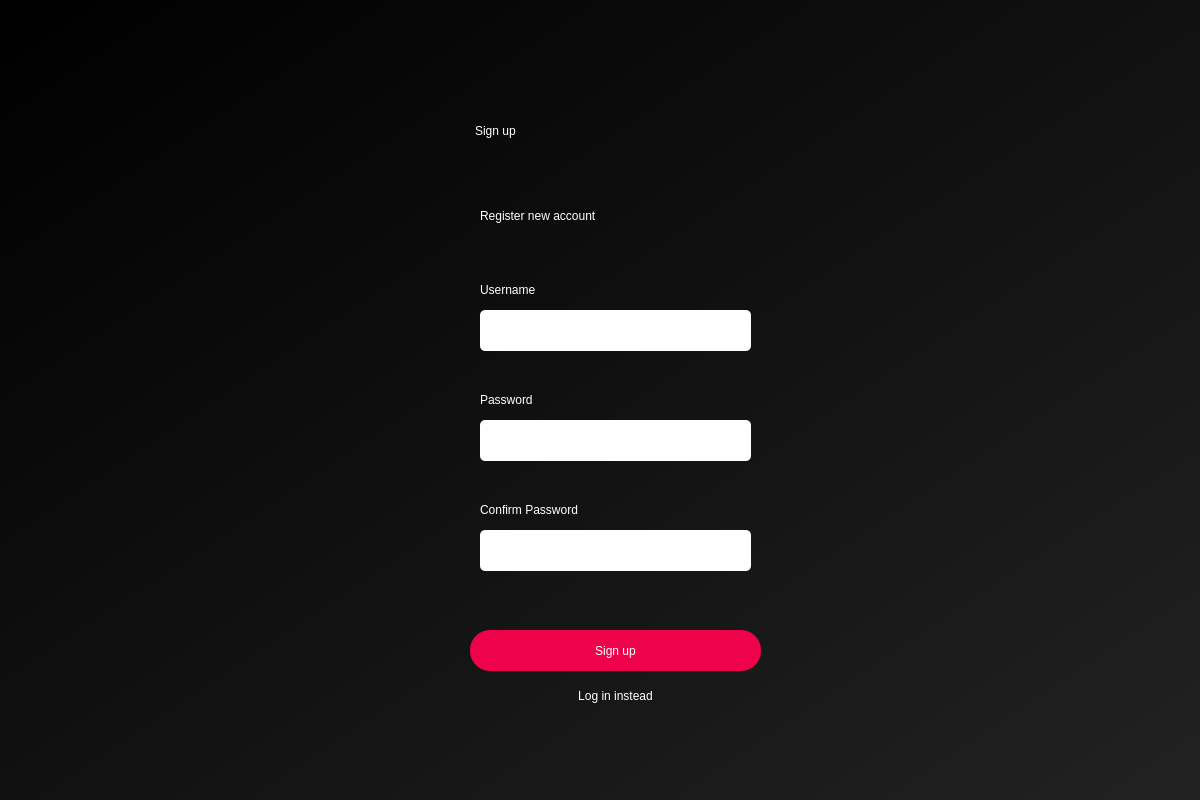
<?xml version="1.0" encoding="UTF-8"?>
<ui version="4.0">
 <class>Dialog</class>
 <widget class="QDialog" name="Dialog">
  <property name="geometry">
   <rect>
    <x>0</x>
    <y>0</y>
    <width>1200</width>
    <height>800</height>
   </rect>
  </property>
  <property name="windowTitle">
   <string>Sign Up</string>
  </property>
  <property name="windowIcon">
   <iconset>
    <normaloff>assets/wiki_icon.png</normaloff>assets/wiki_icon.png</iconset>
  </property>
  <widget class="QWidget" name="bgwidget" native="true">
   <property name="geometry">
    <rect>
     <x>0</x>
     <y>0</y>
     <width>1200</width>
     <height>800</height>
    </rect>
   </property>
   <property name="styleSheet">
    <string notr="true">QWidget#bgwidget{
background-color: rgb(18, 18, 18);
background-color: qlineargradient(spread:pad, x1:0, y1:0, x2:1, y2:1, stop:0 rgba(0, 0, 0, 255), stop:1 rgba(34, 34, 34, 255));}
</string>
   </property>
   <widget class="QLabel" name="sign_up_label">
    <property name="geometry">
     <rect>
      <x>475</x>
      <y>70</y>
      <width>281</width>
      <height>121</height>
     </rect>
    </property>
    <property name="styleSheet">
     <string notr="true">color: rgb(255, 255, 255);
font: 48pt &quot;MS Shell Dlg 2&quot;;</string>
    </property>
    <property name="text">
     <string>Sign up</string>
    </property>
   </widget>
   <widget class="QLabel" name="register_label">
    <property name="geometry">
     <rect>
      <x>480</x>
      <y>190</y>
      <width>261</width>
      <height>51</height>
     </rect>
    </property>
    <property name="styleSheet">
     <string notr="true">font: 16pt &quot;MS Shell Dlg 2&quot;;

color: rgb(255, 255, 255);</string>
    </property>
    <property name="text">
     <string>Register new account</string>
    </property>
   </widget>
   <widget class="QPushButton" name="sign_up_button">
    <property name="geometry">
     <rect>
      <x>470</x>
      <y>630</y>
      <width>291</width>
      <height>41</height>
     </rect>
    </property>
    <property name="cursor">
     <cursorShape>PointingHandCursor</cursorShape>
    </property>
    <property name="styleSheet">
     <string notr="true">border-radius: 20px;
background-color: rgb(238, 2, 73);
font: 14pt &quot;MS Shell Dlg 2&quot;;
color: rgb(255, 255, 255);</string>
    </property>
    <property name="text">
     <string>Sign up</string>
    </property>
   </widget>
   <widget class="QLineEdit" name="username_line_edit">
    <property name="geometry">
     <rect>
      <x>480</x>
      <y>310</y>
      <width>271</width>
      <height>41</height>
     </rect>
    </property>
    <property name="styleSheet">
     <string notr="true">border-radius: 5px;
font: 12pt &quot;MS Shell Dlg 2&quot;;
padding: 0px 10px;</string>
    </property>
   </widget>
   <widget class="QLineEdit" name="password_line_edit">
    <property name="geometry">
     <rect>
      <x>480</x>
      <y>420</y>
      <width>271</width>
      <height>41</height>
     </rect>
    </property>
    <property name="styleSheet">
     <string notr="true">border-radius: 5px;
font: 12pt &quot;MS Shell Dlg 2&quot;;
padding: 0px 10px;</string>
    </property>
   </widget>
   <widget class="QLabel" name="username_label">
    <property name="geometry">
     <rect>
      <x>480</x>
      <y>280</y>
      <width>91</width>
      <height>19</height>
     </rect>
    </property>
    <property name="styleSheet">
     <string notr="true">color: rgb(255, 255, 255);
font: 10pt &quot;MS Shell Dlg 2&quot;;</string>
    </property>
    <property name="text">
     <string>Username</string>
    </property>
   </widget>
   <widget class="QLabel" name="password_label">
    <property name="geometry">
     <rect>
      <x>480</x>
      <y>390</y>
      <width>91</width>
      <height>19</height>
     </rect>
    </property>
    <property name="styleSheet">
     <string notr="true">color: rgb(255, 255, 255);
font: 10pt &quot;MS Shell Dlg 2&quot;;</string>
    </property>
    <property name="text">
     <string>Password</string>
    </property>
   </widget>
   <widget class="QLabel" name="error_label">
    <property name="geometry">
     <rect>
      <x>480</x>
      <y>590</y>
      <width>271</width>
      <height>31</height>
     </rect>
    </property>
    <property name="styleSheet">
     <string notr="true">font: 10pt &quot;Roboto&quot;;
color: rgb(255, 0, 0);</string>
    </property>
    <property name="text">
     <string/>
    </property>
   </widget>
   <widget class="QLineEdit" name="confirm_password_line_edit">
    <property name="geometry">
     <rect>
      <x>480</x>
      <y>530</y>
      <width>271</width>
      <height>41</height>
     </rect>
    </property>
    <property name="styleSheet">
     <string notr="true">border-radius: 5px;
font: 12pt &quot;MS Shell Dlg 2&quot;;
padding: 0px 10px;</string>
    </property>
   </widget>
   <widget class="QLabel" name="confirm_password_label">
    <property name="geometry">
     <rect>
      <x>480</x>
      <y>500</y>
      <width>141</width>
      <height>19</height>
     </rect>
    </property>
    <property name="styleSheet">
     <string notr="true">color: rgb(255, 255, 255);
font: 10pt &quot;MS Shell Dlg 2&quot;;</string>
    </property>
    <property name="text">
     <string>Confirm Password</string>
    </property>
   </widget>
   <widget class="QPushButton" name="login_button">
    <property name="geometry">
     <rect>
      <x>545</x>
      <y>680</y>
      <width>141</width>
      <height>31</height>
     </rect>
    </property>
    <property name="cursor">
     <cursorShape>PointingHandCursor</cursorShape>
    </property>
    <property name="styleSheet">
     <string notr="true">border-radius: 20px;
background-color: rgba(238, 2, 73, 0);
font: 12pt &quot;MS Shell Dlg 2&quot;;
color: rgb(255, 255, 255);</string>
    </property>
    <property name="text">
     <string>Log in instead</string>
    </property>
   </widget>
  </widget>
 </widget>
 <resources/>
 <connections/>
</ui>
